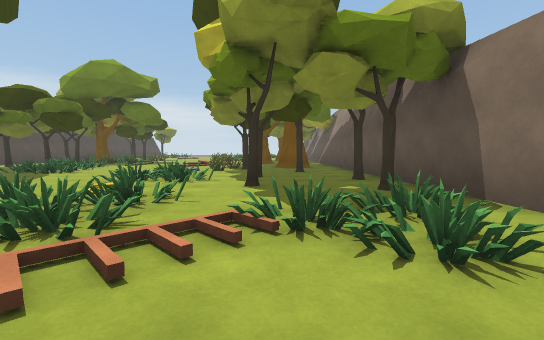
view 1 (above)

21 first-person views from a walk through a 3-D level made in the Unity game engine. The camera is 1.3 m above the floor, tilts 4° down and sees 90° across. The floor is counted in squares, 2 m on a side. Each view is taken from the middle of a square. On the plan, view 1 faces up. The plan holds only what a view shows up to about 9 squares ahead; the rest is blank. The place goes on beyond the plan. The player is left out.

view 2
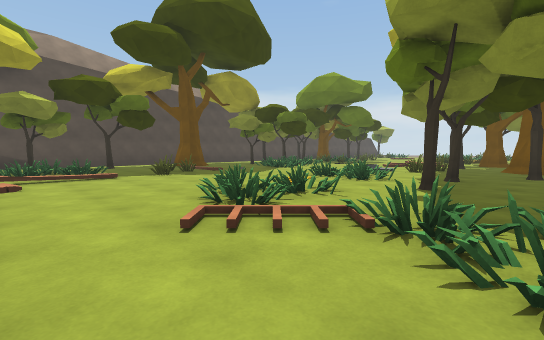

view 3
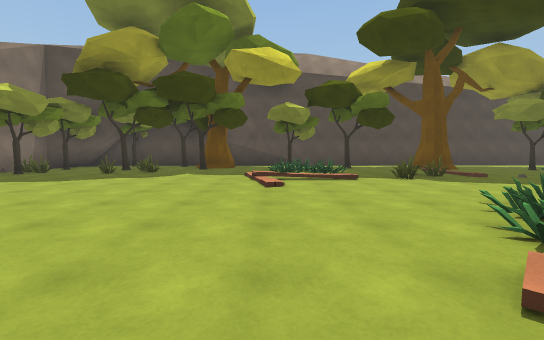

view 4
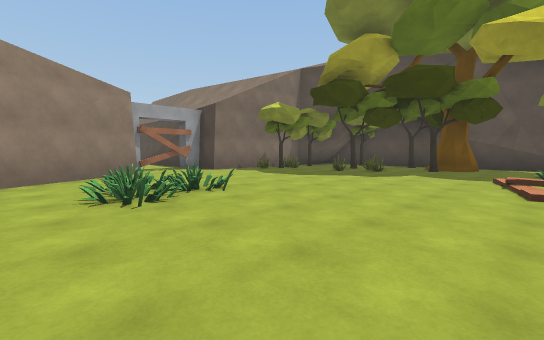

view 5
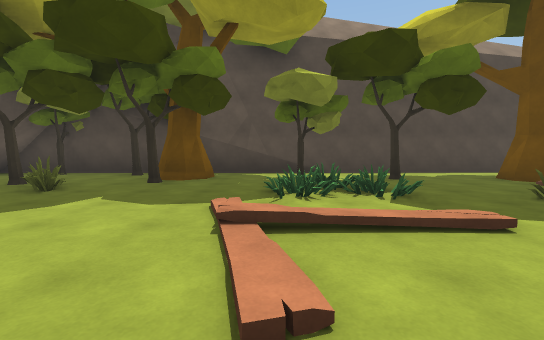

view 6
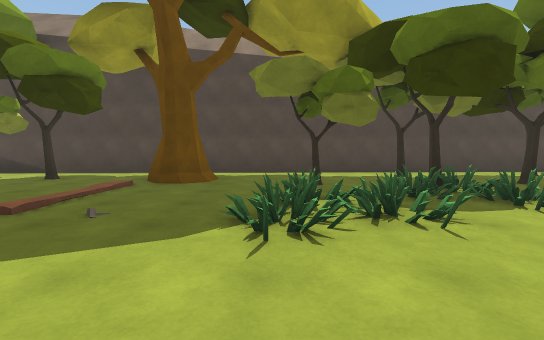

view 7
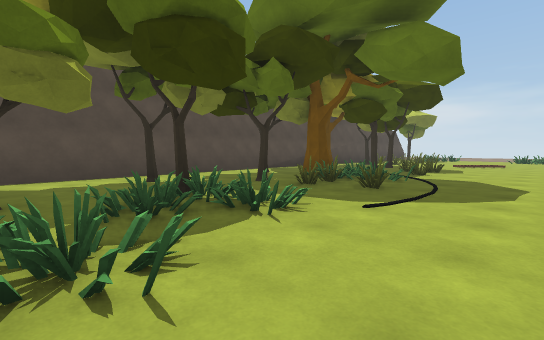

view 8
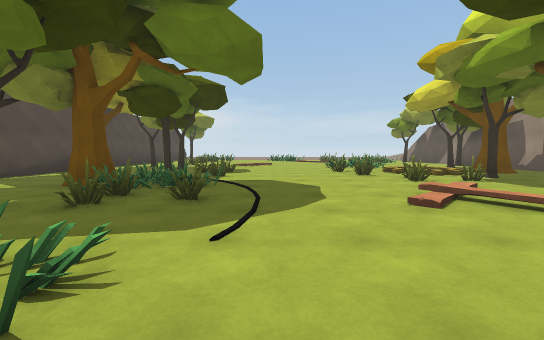

view 9
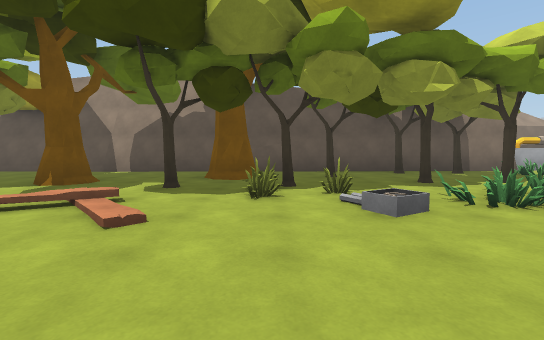

view 10
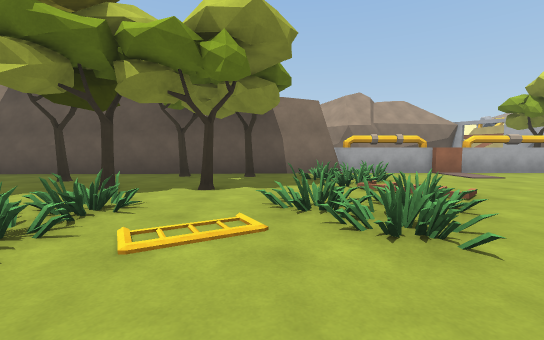

view 11
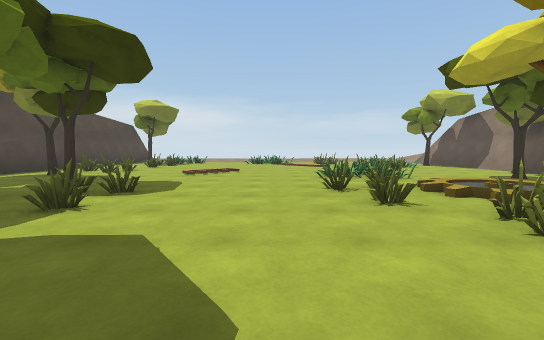

view 12
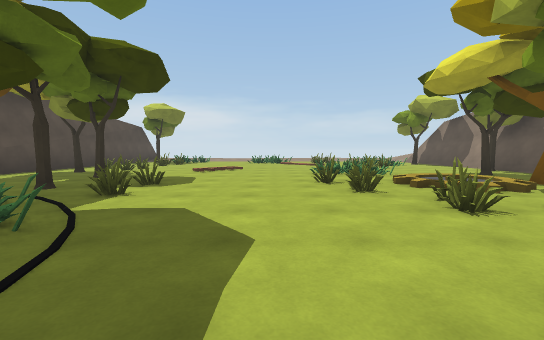

view 13
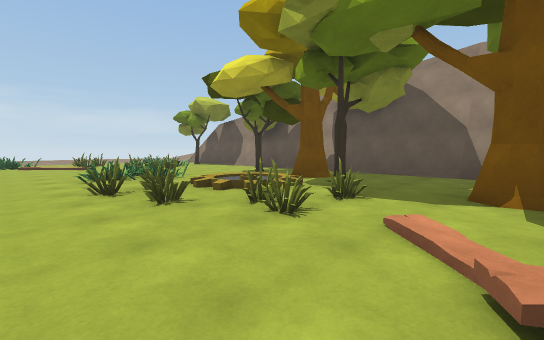

view 14
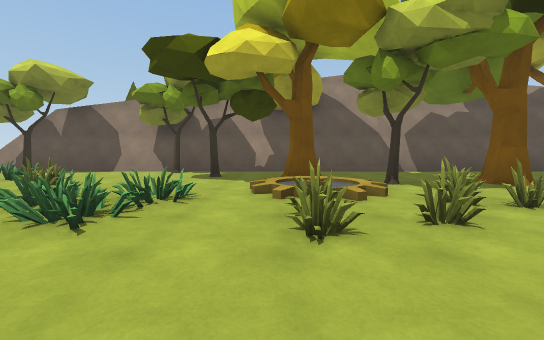

view 15
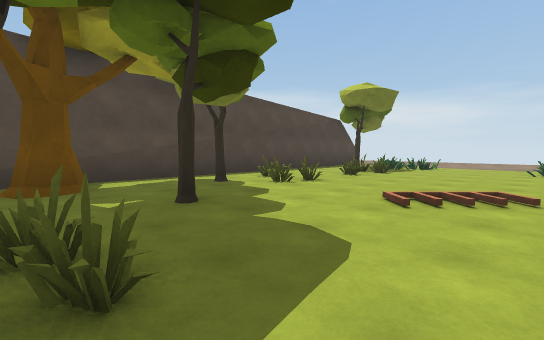

view 16
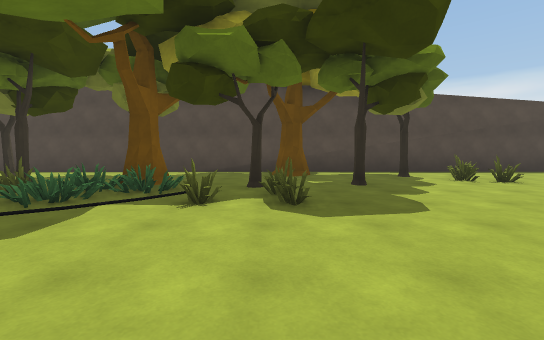

view 17
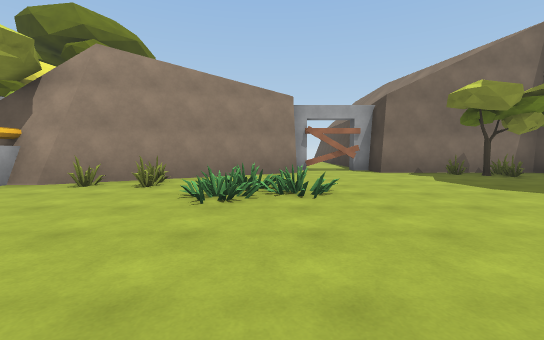

view 18
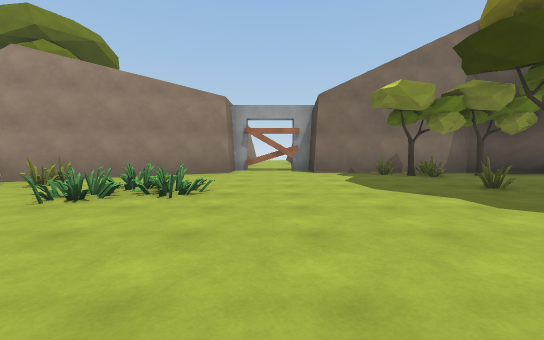

view 19
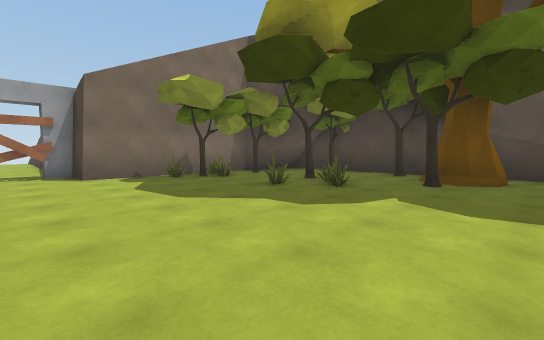

view 20
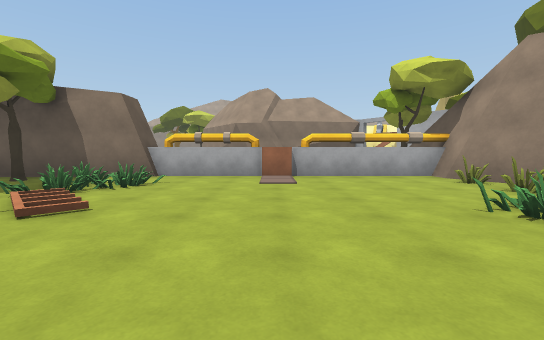

view 21
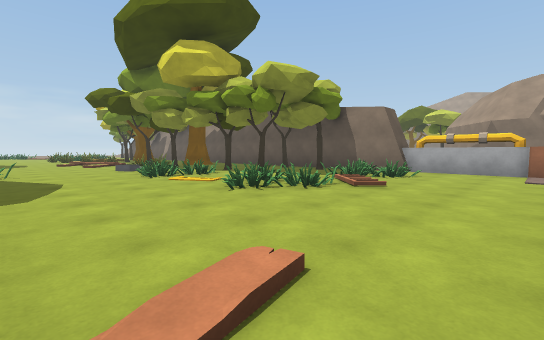

### Floor plan
Key: @ floor where view 1 was taken; # wall or solid block; x gap in a wall; . floor; / step, stairs or slope; v drop or lower ground; T tree; O other object.
Columns run from 13 left of view 1 to 5 right of it. Each row starts with its distance up from view 1.
 23 #.OO........O...#
 22 #..O......O....T#
 21 #.T.......OO....#
 20 #...T.........T.#
 19 #.T......OO//./.#
 18 #TT.TOO..../ /#.#
 17 #.....O..OO.T...#
 16 #..T.O....OO....#
 15 #.TTTO..../.....#
 14 #....OO..//.TT..#
 13 #...TO...// ....#
 12 #........./.T...#
 11 #.T.TOO.......#.#
 10 #....O.....OTO..#
  9 #...T.O....O..T.#
  8  ....OO.........#
  7  .........O..T..#
  6  ..#......OO...T#
  5  ............T.TT
  4 #....OO.........T
  3 ##.T...O..OO..O.xv
  2  #...O./...O.OO.Ov
  1  #.TO../........#
  0  #...O.//....@..#
 -1  #..............OO
 -2  ##T............#
 -3  ##.............#
 -4  #T.OO.....OO...#
 -5  #..TO.....O.OO.#T
 -6  #T..O.......O#####
 -7  ###TTO.....###
 -8  #######...##

Positions as (right, up) in squares from view 1, and headings:
1: (0, 0), facing up
2: (1, 0), facing up-left
3: (0, 0), facing left
4: (0, 0), facing down-left
5: (-4, 0), facing left
6: (-4, 8), facing left
7: (-5, 9), facing up-left
8: (-6, 10), facing up
9: (-6, 10), facing right
10: (-5, 4), facing right
11: (-5, 14), facing up
12: (-5, 13), facing up
13: (-5, 14), facing up-right
14: (-6, 19), facing right
15: (-6, 18), facing up-left
16: (-4, 18), facing left
17: (-2, 0), facing down
18: (-4, 0), facing down
19: (-4, -1), facing down-left
20: (-4, -1), facing right
21: (-6, -1), facing up-right
